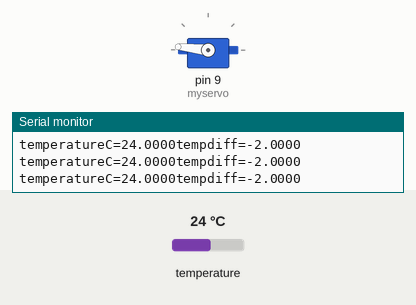
This sketch was run on a simulated Arduino Uno, built with avr-gcc and run on an emulated ATmega328P. Parts: servo, the last lines printed to the serial monitor. The test bench sets the inputs (shaded band); at power-on: temperature 24 °C. Random numbers use the default seed unless the sketch sets one.

Above: at 1.2 s.
1.3 s: temperature set to 33 °C
At 1.67 s:
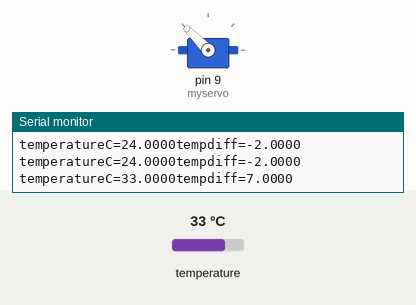
4.3 s: temperature set to 12 °C
7.3 s: temperature set to 41 °C
At 14.0 s:
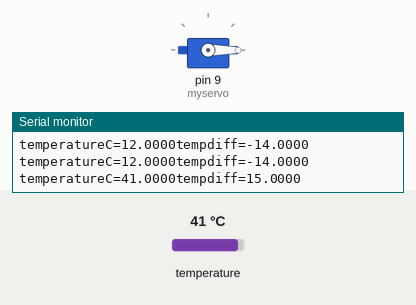
Timing chart, 0 to 16.3 s (numbered marks = the images above; inputs shaded):
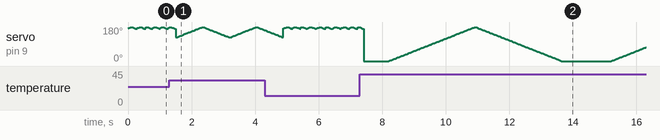

The sketch:

Temperature_tentacle2.ino
```cpp
#include <Wire.h>
#include "MAX30105.h"
#include <Servo.h>
#include "heartRate.h"
MAX30105 particleSensor;

int pos = 90;
Servo myservo;
int sample;
float inittemp = 26;
void setup()
{
  Serial.begin(115200);
  Serial.println("Initializing...");

  //Attach Servo
    myservo.attach(9);

  // Initialize sensor
  if (!particleSensor.begin(Wire, I2C_SPEED_FAST)) //Use default I2C port, 400kHz speed
  {
    Serial.println("MAX30105 was not found. Please check wiring/power. ");
    while (1);
  }

   particleSensor.setup(0);
  // inittemp = particleSensor.readTemperature();
   //Serial.print(inittemp);

}


void loop()
{
    float temperature = particleSensor.readTemperature();
    Serial.print("temperatureC=");
  Serial.print(temperature, 4);
  float  tempdiff = temperature-inittemp;
   Serial.print("tempdiff=");
  Serial.print(tempdiff, 4);
  Serial.println(" ");
  sample = particleSensor.readTemperature();


  if (tempdiff<1){
    for (pos = random(173, 179); pos<=180; pos+=1){
    myservo.write(pos);
    delay(15);
    }
    for (pos = 180; pos>=170; pos-=1){
    myservo.write(pos);
    delay(15);
    }
    }

     else if (tempdiff >= 1){
    for (pos = 174-(tempdiff*tempdiff); pos<=180; pos+=1){
    myservo.write(pos);
    delay(15);
    }
    for (pos = 180; pos>=174-(tempdiff*tempdiff); pos-=1){
    myservo.write(pos);
    delay(15);
    }
    }

}
```
